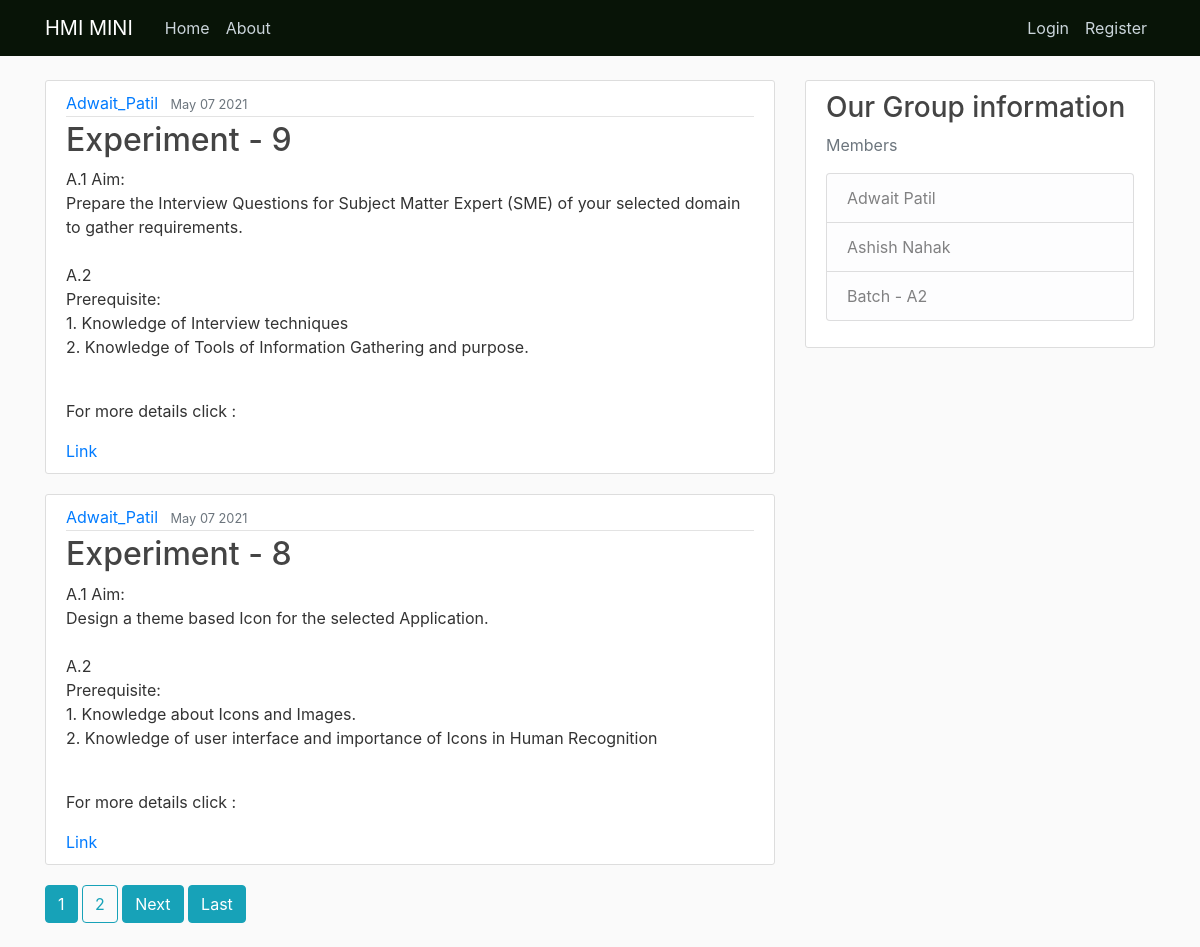
The page / on the database its author committed.
### blog/models.py (models this page shows, shortened)
class Path(models.Model):
    title = models.CharField(max_length=100) #attributes = models.datatype(Constraints)
    Author = models.ForeignKey(User,on_delete=models.CASCADE)
    Book = models.TextField()
    date_posted = models.DateTimeField(default=timezone.now)
    link = models.TextField(default="")
    img = models.ImageField(default='default.jpg',upload_to='profile_pics')

### blog/views.py (the view)
# urls.py: path('', PostListView.as_view(),name="blog-home"),
class PostListView(ListView):
    model = Path
    template_name = 'blog/home.html' # <app>/<model>_<viewtype>.html
    context_object_name = 'posts'  #for looping throug all the posts
    ordering = ['-date_posted']    # attribute on which ordering is decided
    paginate_by = 2

### blog/templates/blog/home.html (shortened to what this page needs)
{% extends "blog/base.html"%}
{% block content %}
{% for post in posts %}
      <article class="media content-section">
        <div class="media-body">
          <div class="article-metadata">
            <a class="mr-2" href="{% url 'user-posts' post.Author.username %}">{{ post.Author }}</a>
            <small class="text-muted">{{ post.date_posted|date:"F d Y" }}</small>
          </div>
          <h2><a class="article-title" href="{% url 'post-detail' post.id %}">{{ post.title }}</a></h2>
          <p class="article-content">{{ post.Book }}</p>
          <br>
          <p>For more details click :</p>
          <a href="{{ post.link }}">Link</a>
        </div>
      </article>
{% endfor %}
{% if is_paginated %}
  {% for num in page_obj.paginator.page_range %}
    {% if num == page_obj.number %}
      <a class="btn btn-info mb-4" href="?page={{ num }}">{{ num }}</a>
    {% elif num > page_obj.number|add:'-2' and num < page_obj.number|add:'2' %}
      <a class="btn btn-outline-info mb-4" href="?page={{ num }}">{{ num }}</a>
    {% endif %}
  {% endfor %}
  {% if page_obj.has_next %}
  <a class="btn btn-info mb-4" href="?page={{ page_obj.next_page_number }}">Next</a>
  <a class="btn btn-info mb-4" href="?page={{ page_obj.paginator.num_pages }}">Last</a>
  {% endif %}
{% endif %}
{% endblock content %}

### blog/templates/blog/base.html (shortened to what this page needs)
{% load static %}
<!DOCTYPE html>
<html>
    <head>
    <link rel="stylesheet" href="https://maxcdn.bootstrapcdn.com/bootstrap/4.0.0/css/bootstrap.min.css">
    <link rel="stylesheet" type="text/css" href="{% static 'blog/main.css' %}">
    </head>
    <body>
            <header class="site-header">
                    <nav class="navbar navbar-expand-md navbar-dark bg-steel fixed-top">
                      <div class="container">
                        <a class="navbar-brand mr-4" href="{% url 'blog-home' %}">HMI MINI</a>
                        <div class="collapse navbar-collapse" id="navbarToggle">
                          <div class="navbar-nav mr-auto">
                            <a class="nav-item nav-link" href="{% url 'blog-home' %}">Home</a>
                            <a class="nav-item nav-link" href="{% url 'blog-about' %}">About</a>
                          </div>
                          <div class="navbar-nav">
                            {% if user.is_authenticated %}
                            <a class="nav-item nav-link" href="{% url 'post-create' %}">New post</a>
                            <a class="nav-item nav-link" href="{% url 'profile' %}">Profile</a>
                            <a class="nav-item nav-link" href="{% url 'logout' %}">Logout</a>
                            {% else %}
                              <a class="nav-item nav-link" href="{% url 'login' %}">Login</a>
                              <a class="nav-item nav-link" href="{% url 'register' %}">Register</a>
                            {% endif%}
                          </div>
                        </div>
                      </div>
                    </nav>
             </header>
                  <main role="main" class="container">
                        <div class="row">
                          <div class="col-md-8">
                            {% block content %}{% endblock %}
                          </div>
                          <div class="col-md-4">
                            <div class="content-section">
                              <h3>Our Group information</h3>
                              <p class='text-muted'>Members</p>
                                <ul class="list-group">
                                  <li class="list-group-item list-group-item-light">Adwait Patil</li>
                                  <li class="list-group-item list-group-item-light">Ashish Nahak</li>
                                  <li class="list-group-item list-group-item-light">Batch - A2</li>
                                </ul>
                            </div>
                          </div>
                        </div>
                    </main>
    </body>
</html>

### blog/static/blog/main.css (style rules this page uses)
body { background: #fafafa; color: #333333; margin-top: 5rem; }
h1, h2, h3, h4, h5, h6 { color: #444444; }
ul { margin: 0; }
.bg-steel { background-color: #081407; }
.site-header .navbar-nav .nav-link { color: #cbd5db; }
.content-section { background: #ffffff; padding: 10px 20px; border: 1px solid #dddddd; border-radius: 3px; margin-bottom: 20px; }
.article-title { color: #444444; }
.article-content { white-space: pre-line; }
.article-metadata { padding-bottom: 1px; margin-bottom: 4px; border-bottom: 1px solid #e3e3e3; }

### rows shown on the page
Path: Author "Adwait_Patil", date_posted "May 07 2021", title "Experiment - 9", Book "A.1 Aim: Prepare the Interview Questions for Subject Matter Expert (SME) of your selected domain to gather requirements. A.2 Prerequisite: 1. Knowledge of Interview techniques 2. Knowledge of Tools of Information Gathering and purpose."
Path: Author "Adwait_Patil", date_posted "May 07 2021", title "Experiment - 8", Book "A.1 Aim: Design a theme based Icon for the selected Application. A.2 Prerequisite: 1. Knowledge about Icons and Images. 2. Knowledge of user interface and importance of Icons in Human Recognition"

### other values the page prints
{{ num }} "1"
{{ num }} "2"
